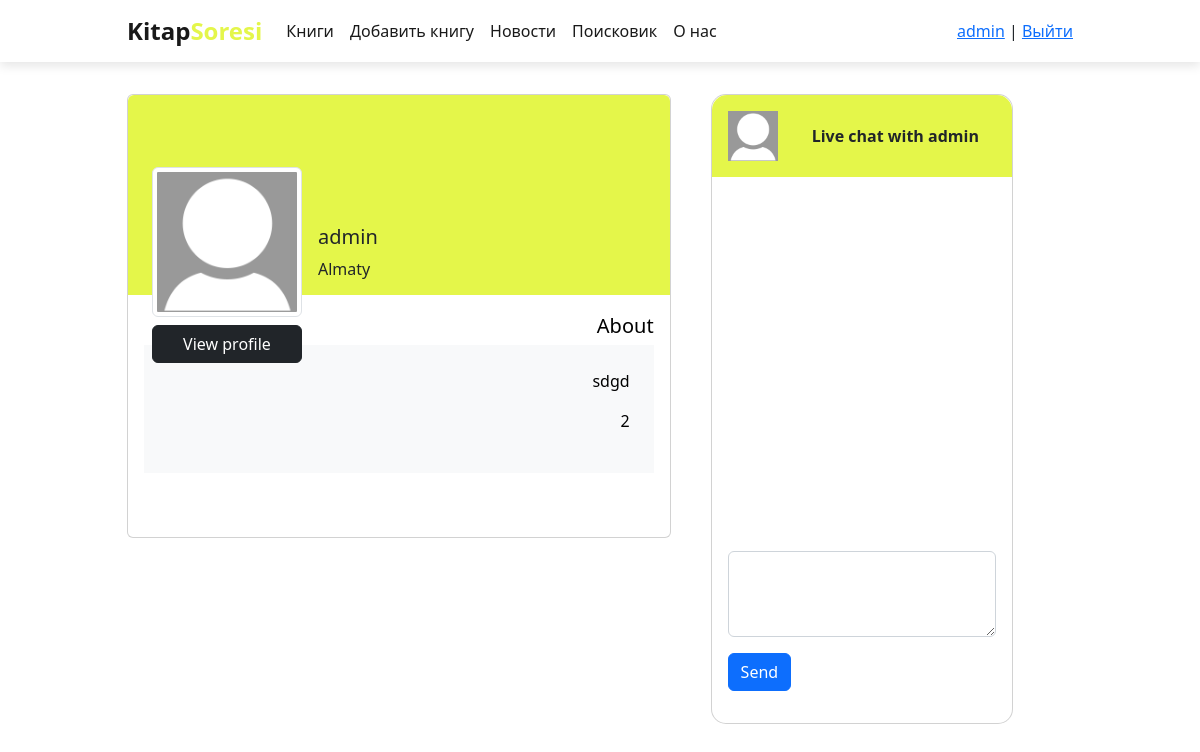
The page /friend/2 (signed in) on the database as committed earlier.
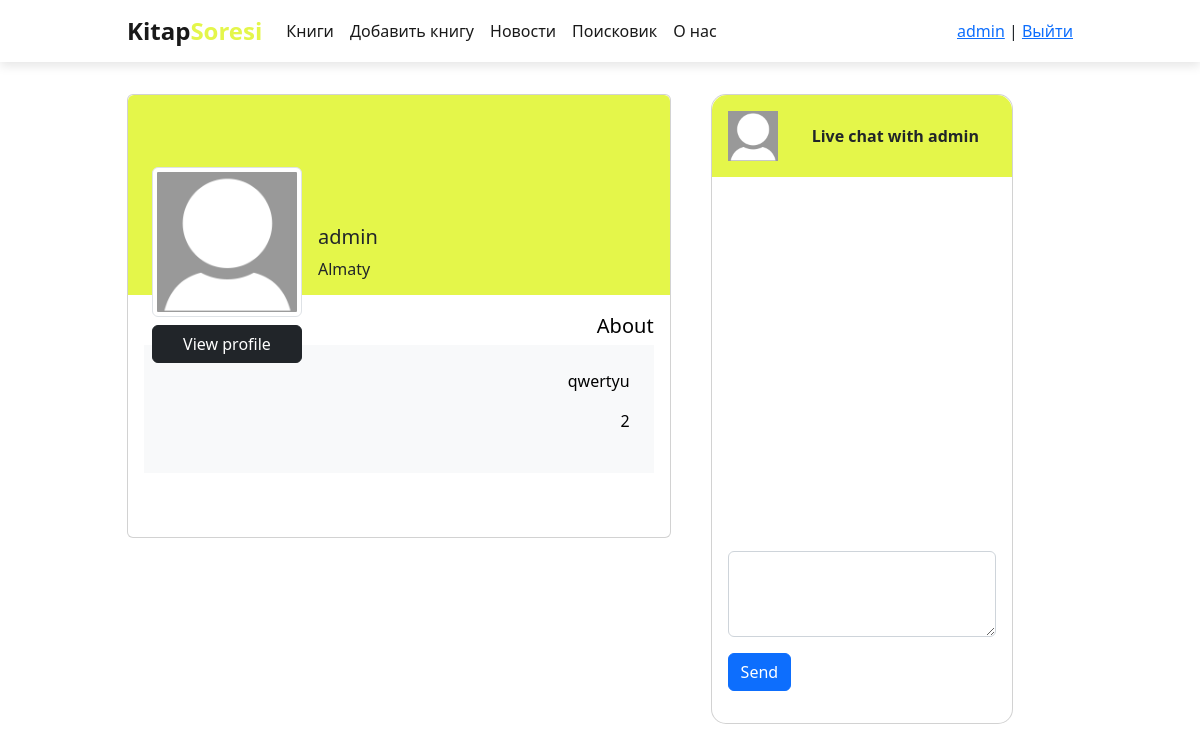
The same page on the database as committed later.
### social_book/models.py (models this page shows, shortened)
class Friend(models.Model):
    profile = models.OneToOneField(Profile, on_delete=models.CASCADE)

class Profile(models.Model):
    user = models.ForeignKey(User, verbose_name='Пользователь', on_delete=models.CASCADE)
    id_user = models.IntegerField()
    bio = models.TextField(blank=True)
    number = models.TextField(blank=True)
    profileimg = models.ImageField(upload_to='profile_images', default='profile.jpg')
    location = models.CharField(max_length=100, blank=True)

### social_book/views.py (the view, shortened to what this page needs)
# urls.py: path('friend/<str:pk>', friend, name='friend'),
@login_required(login_url='signin')
def friend(request, pk):
    user_menu = menu.copy()
    friend = Friend.objects.get(profile_id=pk)
    local_user = Profile.objects.get(user=request.user)
    profile = Profile.objects.get(id=friend.profile.id)
    chats = ChatMessage.objects.all()
    rec_chats = ChatMessage.objects.filter(msg_sender=profile, msg_receiver=local_user, seen=False)
    rec_chats.update(seen=True)
    form = ChatMessageForm()
    user = User.objects.get(username=request.user)
    if not request.user.is_authenticated:
        user_menu.pop(3)
    context = {
        "friend": friend,
        "form": form,
        "local_user": local_user,
        'user': user,
        "profile": profile,
        "chats": chats,
        "num": rec_chats.count(),
        'menu': user_menu,
    }
    return render(request, "social_book/friend.html", context=context)

### social_book/forms.py
class ChatMessageForm(ModelForm):
    body = forms.CharField(widget=forms.Textarea(attrs={"class": "form-control", "rows": "3"}))
    class Meta:
        model = ChatMessage
        fields = ["body", ]

### social_book/templates/social_book/friend.html (shortened to what this page needs)
{%extends 'messenger/base.html'%}
{%load static%}
{%block content%}
<section>
    <div class="container py-3">
        <div class="chat-messenger">
            <div class="chat-info ">
                <div class="card">
                    <div class="rounded-top text-white d-flex flex-row"
                         style="background-color: #E4F64A; height:200px;">
                        <div class="ms-4 mt-5 d-flex flex-column" style="width: 150px;">
                            <img src="{{friend.profile.profileimg.url}}"
                                 alt="Generic placeholder image" class="img-fluid img-thumbnail mt-4 mb-2"
                                 style="width: 150px; z-index: 1">
                            {% if local_user.username == user_profile.user.username %}
                            <a href="/profile/{{friend.profile.user}}" class="btn btn-dark" data-mdb-ripple-color="dark"
                               style="z-index: 1;">
                                View profile
                            </a>
                            {% endif %}
                        </div>
                        <div class="ms-3 text-dark" style="margin-top: 130px;">
                            <h5>{{friend.profile.user.username}}</h5>
                            <p>{{friend.profile.location}}</p>
                        </div>
                    </div>
                    <div class="card-body  text-black">
                        <div class="mb-5">
                            <p class="lead fw-normal mb-1 text-end">About</p>
                            <div class="p-4 " style="background-color: #f8f9fa;">
                                <p class="text-end">{{friend.profile.bio}}</p>
                                <p class="text-end">{{friend.profile.id}}</p>
                            </div>
                        </div>
                    </div>
                </div>
            </div>
            <div class="chat-box">
                <div style="padding-right: 60px">
                    <div class="card" style="border-radius: 15px;">
                        <div
                                class="card-header d-flex justify-content-between align-items-center p-3  border-bottom-0"
                                style="border-top-left-radius: 15px; border-top-right-radius: 15px; background: #E4F64A">
                            {% if friend.profile.profileimg.url != null %}
                            <img src="{{friend.profile.profileimg.url}}" class="img-rounded" width="50" height="50"
                                 alt="">
                            {% endif %}
                            <p class="mb-0 fw-bold">Live chat with {{friend.profile.user}} </p>
                        </div>
                        <div class="card-body">
                            <div class="chat-body" id="chat-body" style="overflow-y:scroll; height:350px;">
                            </div>
                            <div class="form-outline mt-2">
                                <form action="" id="myform" method="POST">
                                    {{form.body}}
                                    <button type="submit" id="submit" class="btn btn-primary mt-3">Send</button>
                                </form>
                            </div>
                        </div>
                    </div>
                </div>
            </div>
        </div>
    </div>
</section>
{%endblock%}

Rows that differ between the two databases and show on the page:
changed through a linked row, Friend "admin": profile.bio "sdgd" → "qwertyu"
